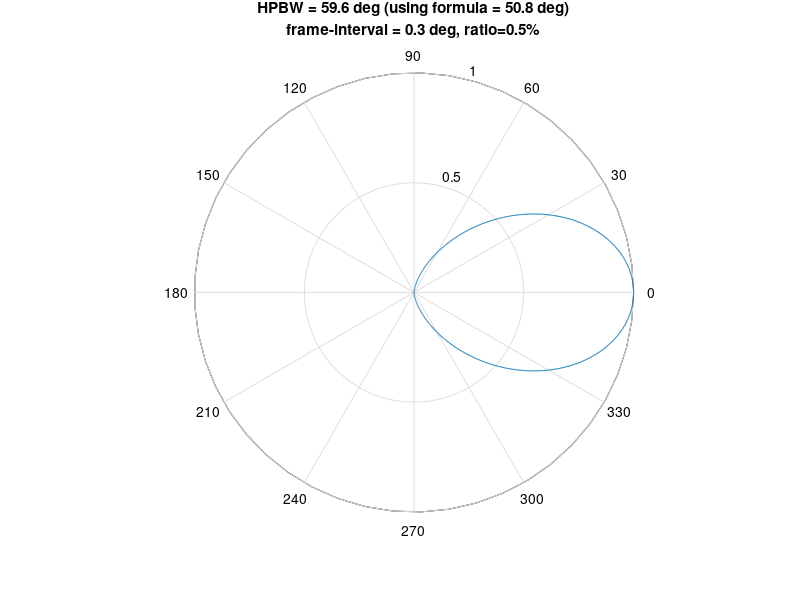
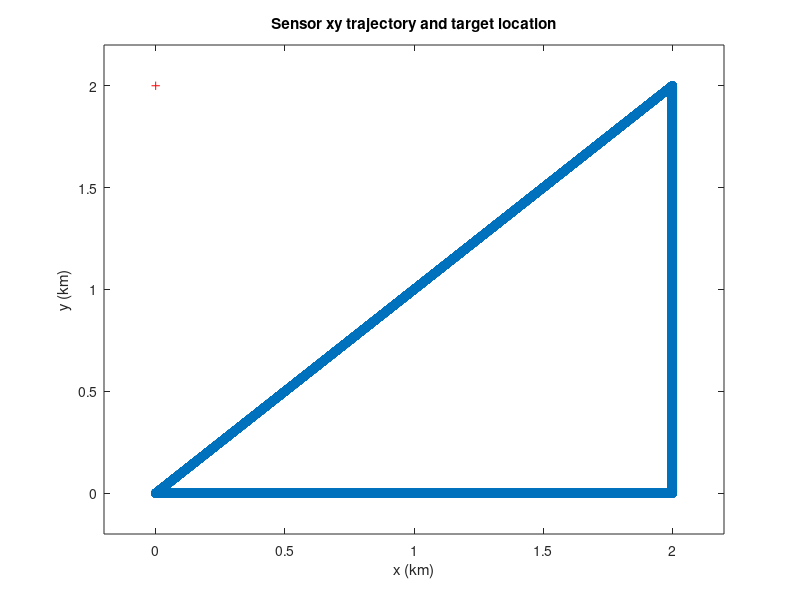
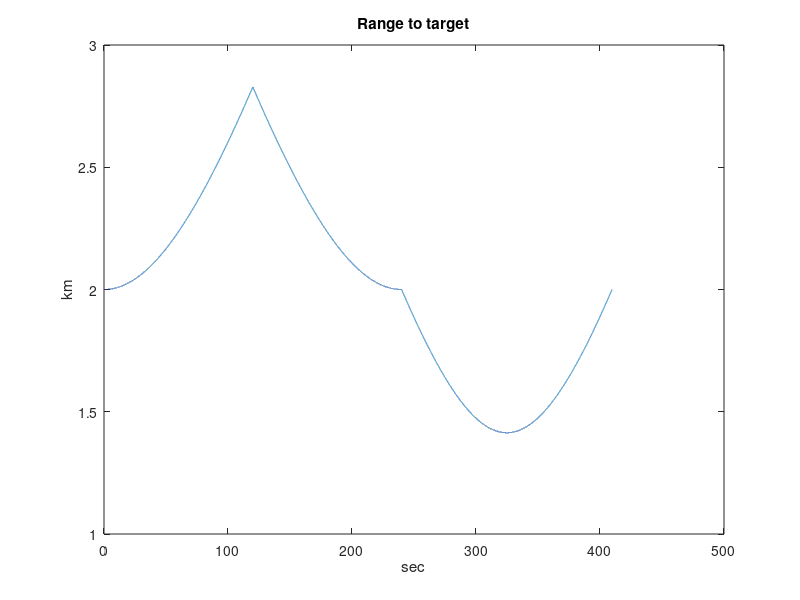
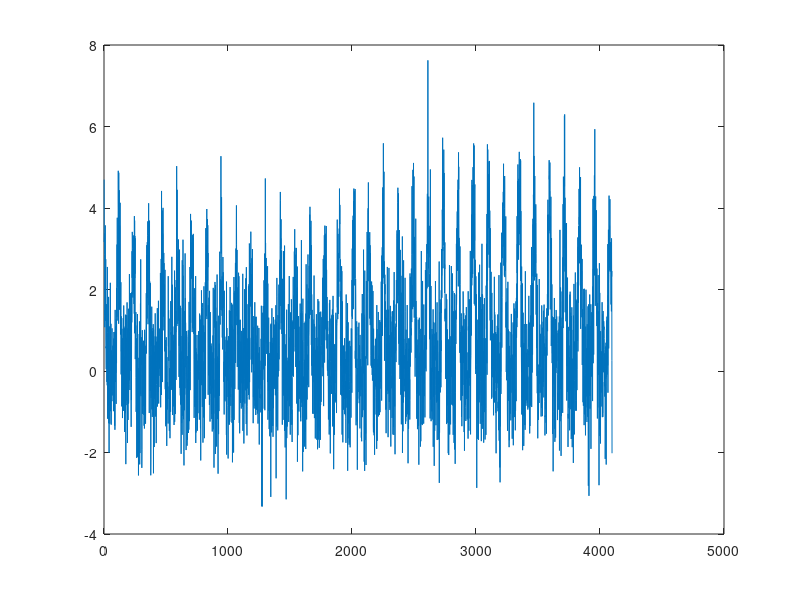

Reproduce these figures in MATLAB, in order.
% Angle is measured from y-axis
close all;

%%
% Configuration
%
fc = 1e6; % Hz
fs = 10e6; % symbols/sec
symbols_per_frame = 100000; % symbols/frame
frame_interval = symbols_per_frame/fs; % sec/frame

reference_snr = 16; % dB
range_at_reference_snr = 1; % km
Ptx = 1; % W
Gtx = 1; % dB
Grx = 3; % dB

antenna_rotation_rate = 2*pi/12; % rad/sec
antenna_init_angle = 0 % rad
target_xy_coord = [0; 2]; % km
target_speed = 0; % km/h
sensor_init_xy_coord = [0; 0]; % km
sensor_speed = 60; % km/h
antenna_beamwidth = 'very wide'; % options: 'very wide', 'wide', 'less wide', 'narrow'
sensor_trajectory_segments = [[90; 2], [0; 2], [-135; sqrt(8)]]; %[[90; 1],[60; 0.5],[30; 0.5],[0; 0.5],[-50; 0.1],[-90; 2],[-100; 0.5]]; % hdg (deg), distance (km), num samples (filled later)

%%
% Check antenna beamwidth selection
%
antenna_beamwidth_options = {'very wide', 'wide', 'less wide', 'narrow'};
num_elem_options = [2 3 4 8];
valid_antenna_beamwidth_option = false;
for k = 1:length(antenna_beamwidth_options)
  if (strcmp(antenna_beamwidth, antenna_beamwidth_options(k)))
    valid_antenna_beamwidth_option = true;
    num_elem = num_elem_options(k);
  endif
endfor
if (valid_antenna_beamwidth_option)
  num_elem
else
  error('Invalid BW option');
endif

%%
% Calculate array factor (af) and beamwidth
%
lambda = 3e8/fc;
element_separation = lambda/2;
theta = linspace(-pi/2, pi/2, 1000);
N = length(theta);
theta = theta(1:N-1);
af = abs(sin(num_elem * (pi * element_separation / lambda) * sin(theta))./ ...
      (num_elem * sin((pi * element_separation / lambda) * sin(theta))));
antenna_beamwidth = theta(max(find(af > sqrt(0.5)))) - theta(min(find(af > sqrt(0.5))));
antenna_beamwidth_formula = 0.886 * lambda / (num_elem * element_separation);

rotation_per_frame = rad2deg(frame_interval * antenna_rotation_rate);

figure;
polar(theta, abs(af));
title(sprintf("HPBW = %.1f deg (using formula = %.1f deg)\nframe-interval = %.1f deg, ratio=%.1f%%", ...
        rad2deg(antenna_beamwidth), rad2deg(antenna_beamwidth_formula), ...
        rotation_per_frame, rotation_per_frame/rad2deg(antenna_beamwidth)*100));

[~, num_segments] = size(sensor_trajectory_segments);
sensor_trajectory_segments = [sensor_trajectory_segments; zeros(1, num_segments)];
total_sim_ticks = 0;
for k = 1:num_segments
  segment_duration_seconds = (sensor_trajectory_segments(2,k)/sensor_speed)*3600;
  samples = ceil(segment_duration_seconds/frame_interval);
  total_sim_ticks = total_sim_ticks + samples;
  sensor_trajectory_segments(3,k) = samples;
endfor
total_sim_ticks += 1;

sensor_xy_coord = zeros(2, total_sim_ticks);
sensor_xy_coord(:,1) = sensor_init_xy_coord;
p = 2;
for k = 1:num_segments
  for s = 1:sensor_trajectory_segments(3,k);
    sensor_xy_coord(:, p) = sensor_xy_coord(:, p - 1) + ...
          sensor_speed/3600*frame_interval*...
          [sin(deg2rad(sensor_trajectory_segments(1,k))); ...
              cos(deg2rad(sensor_trajectory_segments(1,k)))];
    p = p + 1;
  endfor
endfor

Pn = Ptx * 10^(Gtx/10) * 10^(Grx/10) * lambda^2 / ...
          ((2 * pi * range_at_reference_snr*1000)^2 * 10^(reference_snr/10)); %SNR(@R) = Prx(@R)/Pn

R = zeros(1,total_sim_ticks);
SNR_rx = zeros(1, total_sim_ticks);
SNR_rx_with_ant_rotation = zeros(size(SNR_rx));
for k = 1:total_sim_ticks
  R(k) = sqrt(sum((sensor_xy_coord(:,k) - target_xy_coord).^2));
  Prx = Ptx * 10^(Gtx/10) * 10^(Grx/10) * lambda^2 ./ (2* pi * R(k)*1000).^2;
  SNR_rx(k) = 10*log10(Prx/Pn);
endfor

figure;
plot(sensor_xy_coord(1,:),sensor_xy_coord(2,:),'o', target_xy_coord(1), target_xy_coord(2), 'r+')
title('Sensor xy trajectory and target location');
xlabel('x (km)');
ylabel('y (km)');
xmax = max([max(sensor_xy_coord(1,:)) max(target_xy_coord(1))]);
xmin = min([min(sensor_xy_coord(1,:)) min(target_xy_coord(1))]);
ymax = max([max(sensor_xy_coord(2,:)) max(target_xy_coord(2))]);
ymin = min([min(sensor_xy_coord(2,:)) min(target_xy_coord(2))]);
xlim([xmin-0.1*abs(xmin-xmax) xmax+0.1*abs(xmin-xmax)]);
ylim([ymin-0.1*abs(ymin-ymax) ymax+0.1*abs(ymin-ymax)]);

figure;
%subplot(211);
plot(frame_interval*(0:total_sim_ticks-1), R);
title('Range to target');
xlabel('sec');
ylabel('km');

%subplot(212);
%plot(frame_interval*(0:total_sim_ticks-1), SNR_rx);
%title('SNR');
%xlabel('sec');
%ylabel('dB');

%num_samples = floor(run_time/frame_interval);
%sensor_xy_coord = zeros(2, num_samples);
%sensor_xy_coord(:,1) = sensor_init_xy_coord;
true_angle = zeros(1, total_sim_ticks); % relative true north
true_angle(1) = atan2(-sensor_xy_coord(1,1)+target_xy_coord(1), ...
                -sensor_xy_coord(2,1)+target_xy_coord(2));
antenna_angle = zeros(1,total_sim_ticks); % relative true north
antenna_angle(1) = antenna_init_angle;


boresight_offset_angle = zeros(1, total_sim_ticks);
boresight_offset_angle(1) = antenna_angle(1) - true_angle(1);

antenna_af = zeros(1, total_sim_ticks);
if (boresight_offset_angle(1) > pi/2 && boresight_offset_angle(1) < 3*pi/2)
  antenna_af(1) = 0;
elseif (boresight_offset_angle(1) == pi/2)
  antenna_af(1) = 1;
else
  theta = boresight_offset_angle(1);
  antenna_af(1) = abs(sin(num_elem * (pi * element_separation / lambda) * sin(theta))./(num_elem * sin((pi * element_separation / lambda) * sin(theta))));
endif

rx_data = zeros(1, total_sim_ticks);
for k = 2:total_sim_ticks

  true_angle(k) = atan2(-sensor_xy_coord(1,k)+target_xy_coord(1), ...
                -sensor_xy_coord(2,k)+target_xy_coord(2));
  antenna_angle(k) = antenna_angle(k-1) + antenna_rotation_rate * frame_interval;
  if (antenna_angle(k) > pi)
    antenna_angle(k) = antenna_angle(k) - 2*pi;
  endif

  if (true_angle(k) > 0 && antenna_angle(k) > 0)
    boresight_offset_angle(k) = true_angle(k) - antenna_angle(k);
  elseif (true_angle(k) > 0 && antenna_angle(k) < 0)
    if (true_angle(k) - antenna_angle(k) <= pi)
      boresight_offset_angle(k) = true_angle(k) - antenna_angle(k);
    else
      boresight_offset_angle(k) = true_angle(k) - antenna_angle(k) - 2*pi;
    endif
  elseif (true_angle(k) < 0 && antenna_angle(k) < 0)
    boresight_offset_angle(k) = true_angle(k) - antenna_angle(k);
  elseif (true_angle(k) < 0 && antenna_angle(k) > 0)
    if (true_angle(k) - antenna_angle(k) > -pi)
      boresight_offset_angle(k) = true_angle(k) - antenna_angle(k);
    else
      boresight_offset_angle(k) = true_angle(k) - antenna_angle(k) + 2*pi;
    endif
  endif

  if (boresight_offset_angle(k) > pi/2 || boresight_offset_angle(k) < -pi/2)
    antenna_af(k) = 0;
  elseif (boresight_offset_angle(k) == 0)
    antenna_af(k) = 1;
  else
    theta = boresight_offset_angle(k);
    antenna_af(k) = abs(sin(num_elem * (pi * element_separation / lambda) * sin(theta))./(num_elem * sin((pi * element_separation / lambda) * sin(theta))));
  endif
  antenna_af(k) = antenna_af(k)^2 * 10^(Grx/10);
  if (mod(k,1) == 0)
    k
    Prx = Ptx * 10^(Gtx/10) * antenna_af(k) * lambda^2 ./ (2* pi * R(k)*1000).^2;
    SNR_rx_with_ant_rotation(k) = 10*log10(Prx/Pn);
    %rx_data(k) = mean(sqrt(Prx/Pn) + randn(1,symbols_per_frame));
    rx_data(k) = mean(sqrt(Prx/Pn) + randn(1));
  endif
end

figure;
plot(rx_data(10:10:end));

figure;
subplot(411);
%plot(frame_interval*(0:total_sim_ticks-1), rad2deg(true_angle), 'x-');
plot(rad2deg(true_angle), 'x-');
title('Angle to target');
xlabel('sec');
ylabel('deg');

subplot(412);
%plot(frame_interval*(0:total_sim_ticks-1), rad2deg(antenna_angle), 'x-');
plot(rad2deg(antenna_angle), 'x-');
title('Antenna angle');
xlabel('sec');
ylabel('deg');

subplot(413);
%plot(frame_interval*(0:total_sim_ticks-1), rad2deg(boresight_offset_angle), 'x-');
plot(rad2deg(boresight_offset_angle), 'x-');
title('Boresight offset angle');
xlabel('sec');
ylabel('deg');

subplot(414);
%plot(frame_interval*(0:total_sim_ticks-1), 10*log10(antenna_af), 'x-');
plot(10*log10(antenna_af), 'x-');
title('Antenna factor');
xlabel('sec');
ylabel('dB');



